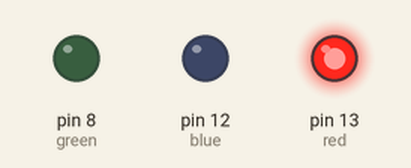
The sketch below on a simulated Arduino Uno, built with avr-gcc and run on an emulated ATmega328P. On the bench: output pins drawn as LEDs (lit = HIGH).

Above: at 0.15 s.
At 1.35 s:
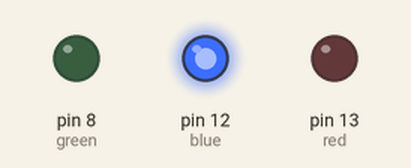
At 2.55 s:
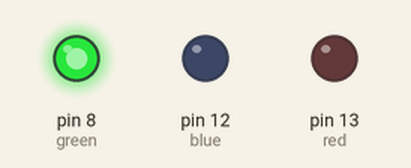
Timing chart, 0 to 3.0 s (numbered marks = the images above):
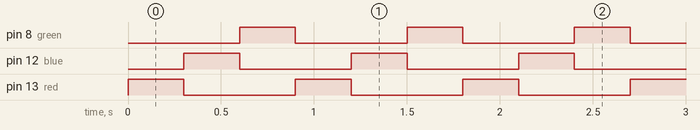

Measured:
- by itself, pin 8 (green), pin 12 (blue), pin 13 (red): alternates HIGH for 0.30 s and LOW for 0.60 s
- by itself, everything shown: repeats every 0.90 s, in 3 steps

The sketch:

sketch.ino
```cpp
int red = 13;
int blue = 12;
int green = 8;
void setup() {
  // put your setup code here, to run once:
  pinMode(13, OUTPUT);
  pinMode(12, OUTPUT);
  pinMode(8, OUTPUT);
}

void loop() {
  // put your main code here, to run repeatedly:
  digitalWrite(red, HIGH);
  digitalWrite(blue, LOW);
  digitalWrite(green, LOW);
  delay(300);

  digitalWrite(red, LOW);
  digitalWrite(blue, HIGH);
  digitalWrite(green, LOW);
  delay(300);

  digitalWrite(red, LOW);
  digitalWrite(blue, LOW);
  digitalWrite(green, HIGH);
  delay(300);
  }
```
